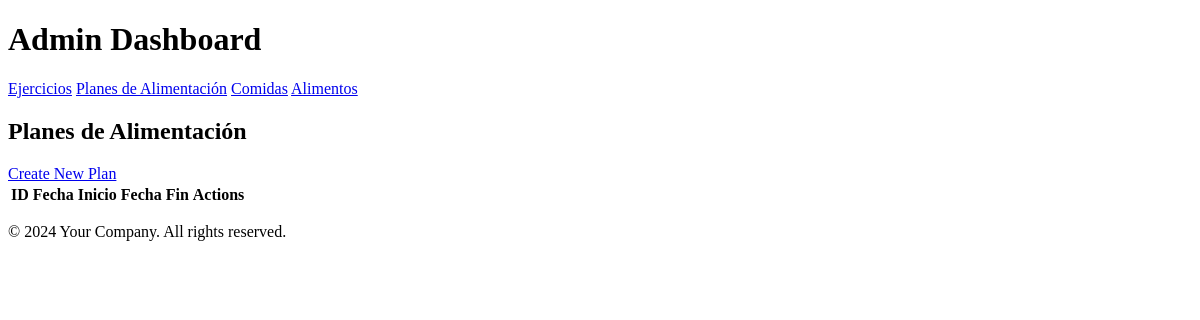
/planes_alimentacion/, run on an earlier commit of the app's database.
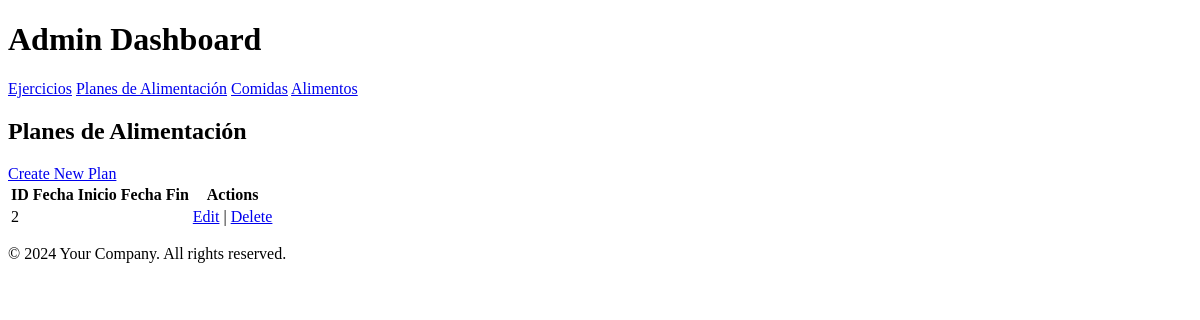
And on a later commit of the database.
### accounts/models.py (models this page shows, shortened)
class PlanAlimentacion(models.Model):
    cliente = models.ForeignKey('auth.User', on_delete=models.CASCADE)
    fecha_inicio = models.DateField()
    fecha_fin = models.DateField()

### accounts/views.py (the view)
# urls.py: path('planes_alimentacion/', views.planalimentacion_list, name='planalimentacion_list'),
def planalimentacion_list(request):
    planes = PlanAlimentacion.objects.all()
    return render(request, 'accounts/planalimentacion_list.html', {'planes': planes})

### accounts/templates/accounts/planalimentacion_list.html
{% extends "accounts/base.html" %} {% block content %}
<h2>Planes de Alimentación</h2>
<a href="{% url 'create_planalimentacion' %}">Create New Plan</a>
<table>
  <thead>
    <tr>
      <th>ID</th>
      <th>Fecha Inicio</th>
      <th>Fecha Fin</th>
      <th>Actions</th>
    </tr>
  </thead>
  <tbody>
    {% for plan in planes %}
    <tr>
      <td>{{ plan.id }}</td>
      <td>{{ plan.fechaInicio }}</td>
      <td>{{ plan.fechaFin }}</td>
      <td>
        <a href="{% url 'update_planalimentacion' plan.id %}">Edit</a> |
        <a href="{% url 'delete_planalimentacion' plan.id %}">Delete</a>
      </td>
    </tr>
    {% endfor %}
  </tbody>
</table>
{% endblock %}

What changed in the data, as far as the page shows it:
added PlanAlimentacion: id "2"
